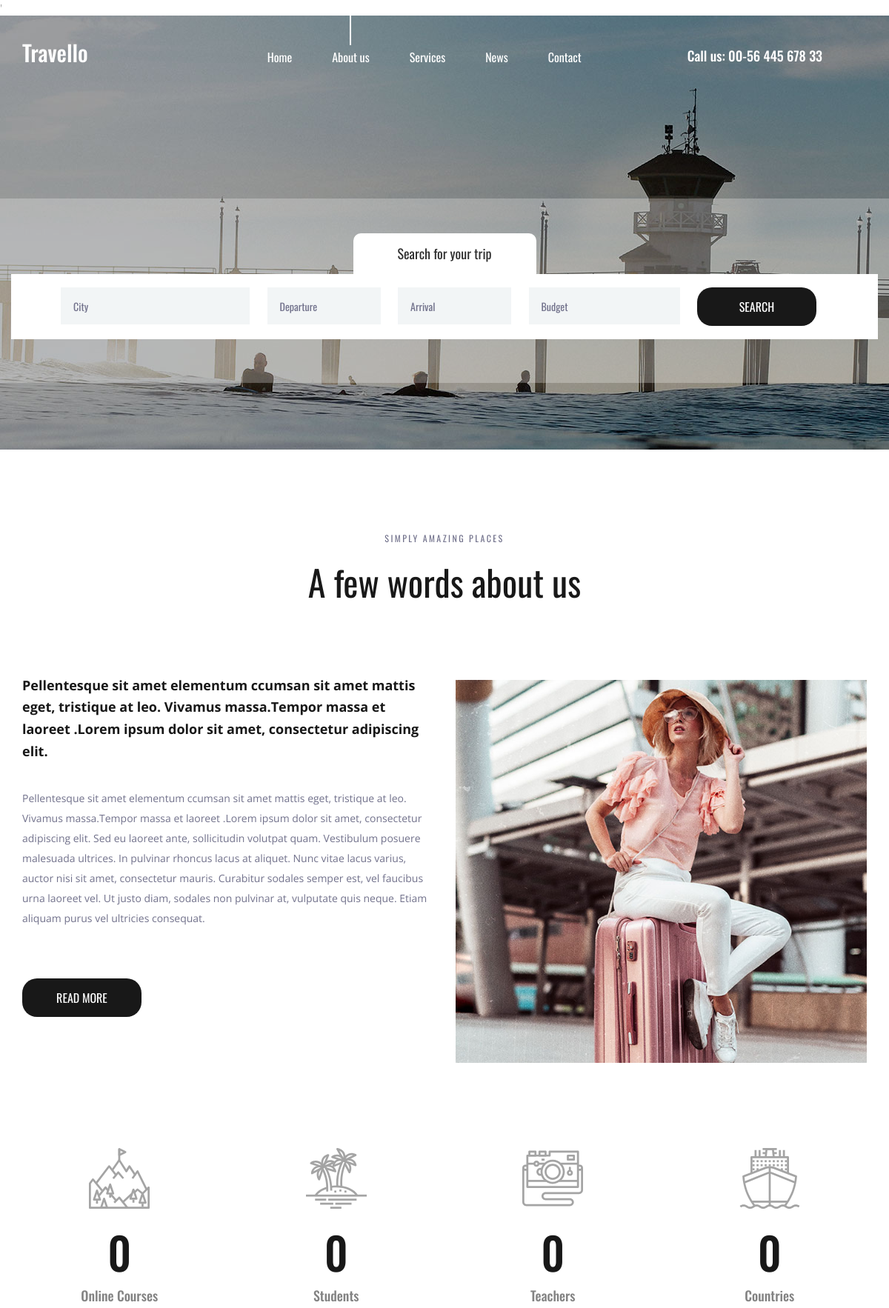
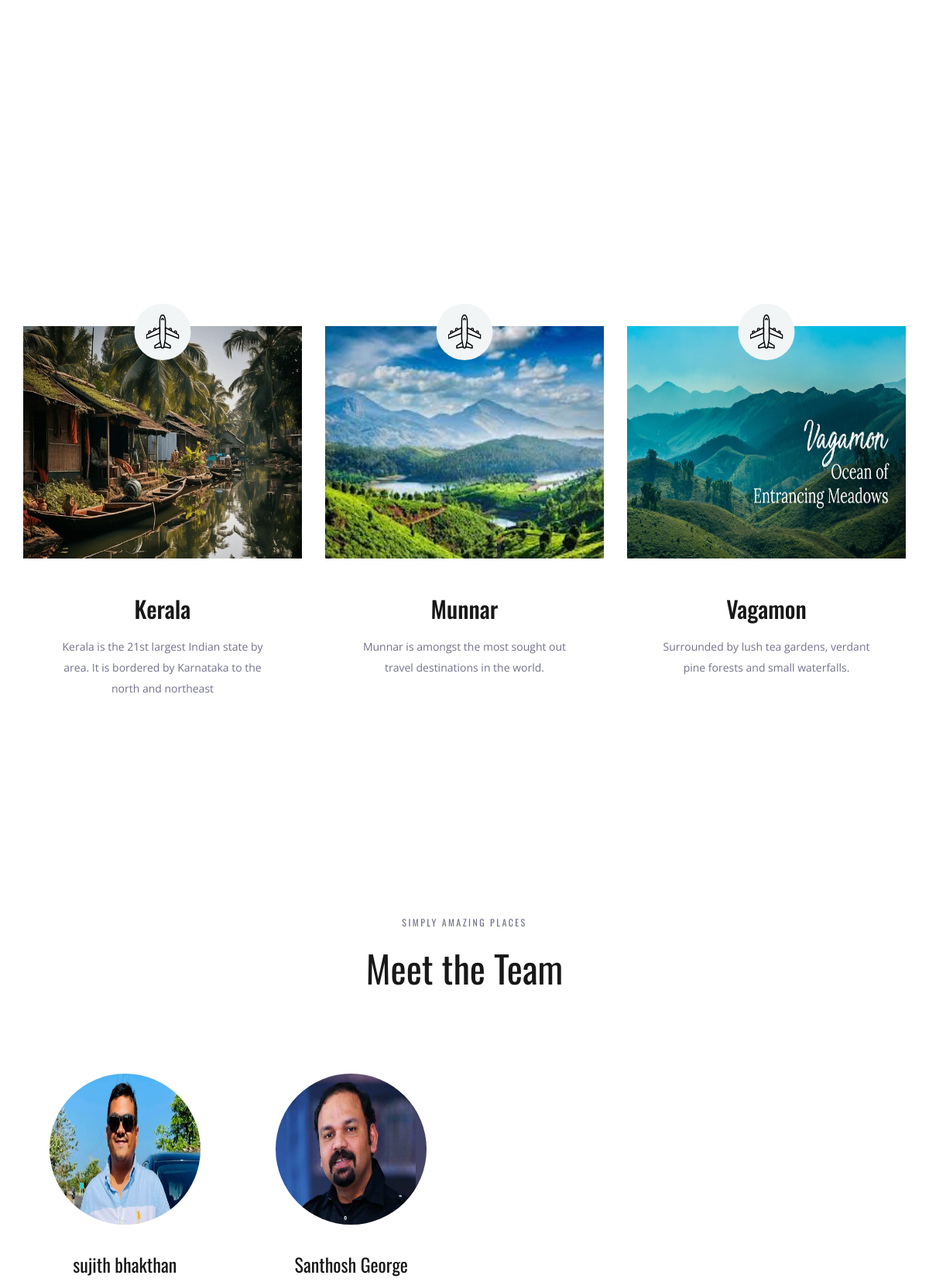
The page / (upper part) on the database its author committed (2 pictures, top to bottom).
### app1/models.py (models this page shows, shortened)
class Place(models.Model):
    name=models.CharField(max_length=20)
    desc=models.CharField(max_length=200)
    image=models.ImageField(upload_to='image/',null=True,blank=True)

class Team(models.Model):
    name=models.CharField(max_length=20)
    desc=models.CharField(max_length=200)
    image=models.ImageField(upload_to='image/teams',null=True,blank=True)

### app1/views.py (the view)
# urls.py: 2. Add a URL to urlpatterns:  path('', views.home, name='home')
def home(request):
    p=Place.objects.all()
    q = Team.objects.all()
    return render(request,'home.html',{'p':p,'q':q})

### templates/home.html (shortened to what this page needs)
{% extends 'base.html' %}
{% load static %}
{% block place %}
<div class="why">
		<div class="parallax_background parallax-window" data-parallax="scroll" data-image-src="{% static 'images/why.jpg' %}" data-speed="0.8"></div>
		<div class="container">
			<div class="row">
				<div class="col text-center">
					<div class="section_subtitle">simply amazing places</div>
					<div class="section_title"><h2>Why choose us?</h2></div>
				</div>
			</div>
			<div class="row why_row">
				{% for i in p %}
				<div class="col-lg-4 why_col">
					<div class="why_item">
						<div class="why_image">
							<img src="{{i.image.url}}" alt="" height="300px">
							<div class="why_icon d-flex flex-column align-items-center justify-content-center">
								<img src="{% static 'images/why_1.svg' %}" alt="">
							</div>
						</div>
						<div class="why_content text-center">
							<div class="why_title">{{i.name}}</div>
							<div class="why_text">
								<p>{{i.desc}}</p>
							</div>
						</div>
					</div>
				</div>
				{% endfor %}
			</div>
		</div>
	</div>
{% endblock %}
{% block team %}
<div class="team">
		<div class="container">
			<div class="row">
				<div class="col text-center">
					<div class="section_subtitle">simply amazing places</div>
					<div class="section_title"><h2>Meet the Team</h2></div>
				</div>
			</div>
			<div class="row team_row">
				{% for i in q %}
				<div class="col-xl-3 col-md-6 team_col">
					<div class="team_item d-flex flex-column align-items-center justify-content-start text-center">
						<div class="team_image"><img src="{{i.image.url}}" alt="" height="200px" ></div>
						<div class="team_content">
							<div class="team_title"><a href="#">{{i.name}}</a></div>
						</div>
					</div>
				</div>
                {% endfor %}
			</div>
		</div>
	</div>
{% endblock %}

### templates/base.html (shortened to what this page needs)
<!DOCTYPE html>
{% load static %}
<html lang="en">
<head>
<link rel="stylesheet" type="text/css" href="{% static 'styles/bootstrap4/bootstrap.min.css' %}">
<link href="{% static 'plugins/font-awesome-4.7.0/css/font-awesome.min.css' %}" rel="stylesheet" type="text/css">
<link rel="stylesheet" type="text/css" href="{% static 'plugins/OwlCarousel2-2.2.1/owl.carousel.css' %}">
<link rel="stylesheet" type="text/css" href="{% static 'plugins/OwlCarousel2-2.2.1/owl.theme.default.css' %}">
<link rel="stylesheet" type="text/css" href="{% static 'plugins/OwlCarousel2-2.2.1/animate.css' %}">
<link rel="stylesheet" type="text/css" href="{% static 'styles/about.css' %}">
<link rel="stylesheet" type="text/css" href="{% static 'styles/about_responsive.css' %}">
</head>
<body>
<div class="super_container">
	'
	<header class="header">
		<div class="container">
			<div class="row">
				<div class="col">
					<div class="header_content d-flex flex-row align-items-center justify-content-start">
						<div class="header_content_inner d-flex flex-row align-items-end justify-content-start">
							<div class="logo"><a href="index.html">Travello</a></div>
							<nav class="main_nav">
								<ul class="d-flex flex-row align-items-start justify-content-start">
									<li><a href="index.html">Home</a></li>
									<li class="active"><a href="about.html">About us</a></li>
									<li><a href="#">Services</a></li>
									<li><a href="news.html">News</a></li>
									<li><a href="contact.html">Contact</a></li>
								</ul>
							</nav>
							<div class="header_phone ml-auto">Call us: 00-56 445 678 33</div>
						</div>
					</div>
				</div>
			</div>
		</div>
	</header>
	<div class="home">
		<div class="background_image" style="background-image:url('{% static "images/about.jpg" %}')"></div>
	</div>
	<div class="home_search">
		<div class="container">
			<div class="row">
				<div class="col">
					<div class="home_search_container">
						<div class="home_search_title">Search for your trip</div>
						<div class="home_search_content">
							<form action="#" class="home_search_form" id="home_search_form">
								<div class="d-flex flex-lg-row flex-column align-items-start justify-content-lg-between justify-content-start">
									<input type="text" class="search_input search_input_1" placeholder="City" required="required">
									<input type="text" class="search_input search_input_2" placeholder="Departure" required="required">
									<input type="text" class="search_input search_input_3" placeholder="Arrival" required="required">
									<input type="text" class="search_input search_input_4" placeholder="Budget" required="required">
									<button class="home_search_button">search</button>
								</div>
							</form>
						</div>
					</div>
				</div>
			</div>
		</div>
	</div>
	<div class="about">
		<div class="container">
			<div class="row">
				<div class="col text-center">
					<div class="section_subtitle">simply amazing places</div>
					<div class="section_title"><h2>A few words about us</h2></div>
				</div>
			</div>
			<div class="row about_row">
				<div class="col-lg-6">
					<div class="about_content">
						<div class="text_highlight">Pellentesque sit amet elementum ccumsan sit amet mattis eget, tristique at leo. Vivamus massa.Tempor massa et laoreet .Lorem ipsum dolor sit amet, consectetur adipiscing elit.</div>
						<div class="about_text">
							<p>Pellentesque sit amet elementum ccumsan sit amet mattis eget, tristique at leo. Vivamus massa.Tempor massa et laoreet .Lorem ipsum dolor sit amet, consectetur adipiscing elit. Sed eu laoreet ante, sollicitudin volutpat quam. Vestibulum posuere malesuada ultrices. In pulvinar rhoncus lacus at aliquet. Nunc vitae lacus varius, auctor nisi sit amet, consectetur mauris. Curabitur sodales semper est, vel faucibus urna laoreet vel. Ut justo diam, sodales non pulvinar at, vulputate quis neque. Etiam aliquam purus vel ultricies consequat.</p>
						</div>
						<div class="button about_button"><a href="#">read more</a></div>
					</div>
				</div>
				<div class="col-lg-6">
					<div class="about_image"><img src="{% static 'images/about_1.jpg' %}" alt=""></div>
				</div>
			</div>
		</div>
	</div>
	<div class="milestones">
		<div class="container">
			<div class="row">
				<div class="col-lg-3 milestone_col">
					<div class="milestone text-center">
						<div class="milestone_icon"><img src="{% static 'images/mountain.svg' %}" alt=""></div>
						<div class="milestone_counter" data-end-value="17">0</div>
						<div class="milestone_text">Online Courses</div>
					</div>
				</div>
				<div class="col-lg-3 milestone_col">
					<div class="milestone text-center">
						<div class="milestone_icon"><img src="{% static 'images/island.svg' %}" alt=""></div>
						<div class="milestone_counter" data-end-value="213">0</div>
						<div class="milestone_text">Students</div>
					</div>
				</div>
				<div class="col-lg-3 milestone_col">
					<div class="milestone text-center">
						<div class="milestone_icon"><img src="{% static 'images/camera.svg' %}" alt=""></div>
						<div class="milestone_counter" data-end-value="11923">0</div>
						<div class="milestone_text">Teachers</div>
					</div>
				</div>
				<div class="col-lg-3 milestone_col">
					<div class="milestone text-center">
						<div class="milestone_icon"><img src="{% static 'images/boat.svg' %}" alt=""></div>
						<div class="milestone_counter" data-end-value="15">0</div>
						<div class="milestone_text">Countries</div>
					</div>
				</div>
			</div>
		</div>
	</div>
{% block place %}{% endblock %}
{% block team %}{% endblock %}
</div>
</body>
</html>

### rows shown on the page
Place: image (picture), name "Kerala", desc "Kerala is the 21st largest Indian state by area. It is bordered by Karnataka to the north and northeast"
Place: image (picture), name "Munnar", desc "Munnar is amongst the most sought out travel destinations in the world."
Place: image (picture), name "Vagamon", desc "Surrounded by lush tea gardens, verdant pine forests and small waterfalls."
Team: image (picture), name "sujith bhakthan"
Team: image (picture), name "Santhosh George"
